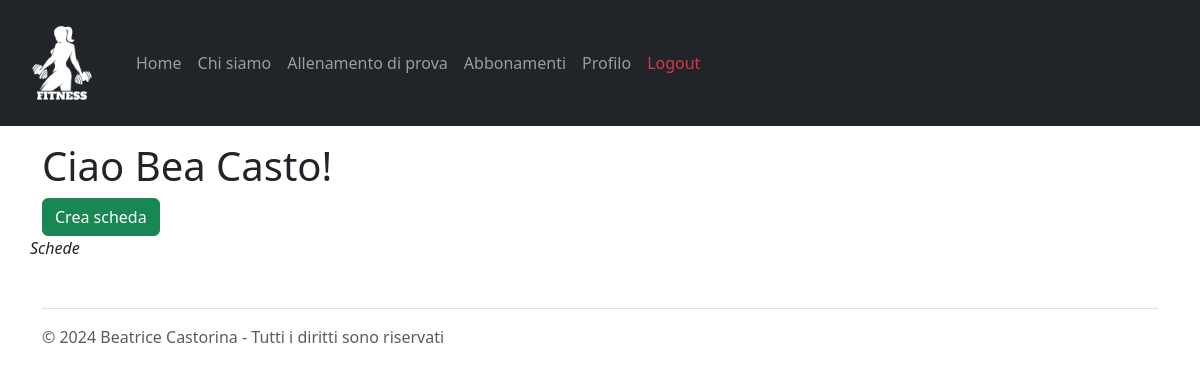
Before: /schede?client_id=2 (signed in) with the older database file.
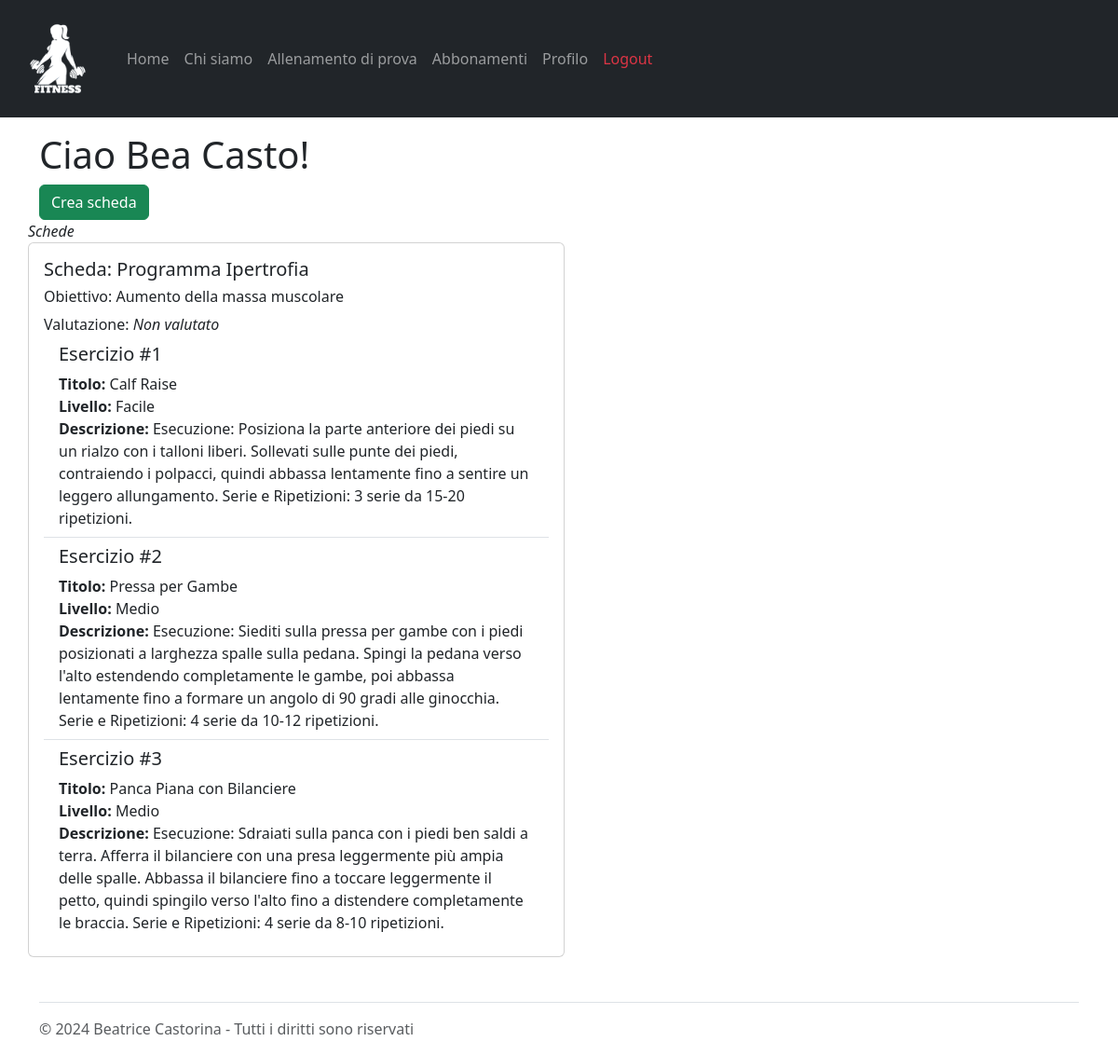
After: the same page with the newer database file.
### tables this page shows
CREATE TABLE "Schede" (
	"client_id"	INTEGER NOT NULL,
	"pt_id"	INTEGER NOT NULL,
	"id_scheda"	INTEGER,
	"rating"	INTEGER,
	"titolo"	TEXT NOT NULL,
	"obiettivo"	TEXT NOT NULL,
	PRIMARY KEY("id_scheda" AUTOINCREMENT),
	FOREIGN KEY("client_id") REFERENCES "Clients"("client_id"),
	FOREIGN KEY("pt_id") REFERENCES "PersonalTrainers"("pt_id")
);

CREATE TABLE "Allenamenti" (
	"id_allenamento"	INTEGER,
	"pt_id"	INTEGER NOT NULL,
	"titolo"	TEXT NOT NULL,
	"descrizione"	TEXT NOT NULL,
	"livello"	TEXT NOT NULL,
	"visibile"	INTEGER NOT NULL,
	"data_creazione"	TEXT NOT NULL,
	PRIMARY KEY("id_allenamento" AUTOINCREMENT),
	FOREIGN KEY("pt_id") REFERENCES "PersonalTrainers"("pt_id")
);

### app.py (the view)
@app.route("/schede")
def schede():
  email = request.cookies.get('remember_token').split('|')[0]
  client_id = utenti_dao.get_client_id_by_email(email)
  if client_id is None:
    client_id = request.args.get("client_id")
  print("schede",client_id)
  schede = schede_dao.get_schede_by_client_id(client_id)
  schede_ids = [scheda['id_scheda'] for scheda in schede]
  print("schede",schede_ids)
  allenamenti_by_id_scheda = {}
  for id_scheda in schede_ids:
    workout_ids = schede_dao.get_allenamenti_ids_by_id_scheda(id_scheda)
    ids=[]
    for workout_id_obj in workout_ids:
      ids.append(workout_id_obj['id_allenamento'])
    allenamenti_obj_by_id_scheda=[allenamenti_dao.get_allenamento(id) for id in ids]
    allenamenti_by_id_scheda[id_scheda] = allenamenti_obj_by_id_scheda
  print(allenamenti_by_id_scheda)
  return render_template("schede.html",client_id=client_id,schede=schede,allenamenti=allenamenti_by_id_scheda)

### allenamenti_dao.py (called while the page is built)
def get_allenamento(id_allenamento):
	query = 'SELECT * FROM Allenamenti WHERE id_allenamento=?'
	connection = sqlite3.connect('db/personal.db')
	connection.row_factory = sqlite3.Row
	cursor = connection.cursor()
	cursor.execute(query,(id_allenamento,))
	result = cursor.fetchone()
	cursor.close()
	connection.close()
	return result

### app.py (called while the page is built)
@login_manager.user_loader
def load_user(user_email):
  print("load user:", user_email)
  user_db, type = utenti_dao.get_user_by_email(user_email)
  if type == 0:
    user = PersonalTrainer(nome=user_db['nome'], cognome=user_db['cognome'], pt_id=user_db['pt_id'], rating=user_db['rating'], numOfRatings=user_db['numOfRatings'], email=user_db['email'], password=user_db['password'])
  else:
    user = Client(nome=user_db['nome'], cognome=user_db['cognome'], client_id=user_db['client_id'], pt_id=user_db['pt_id'], email=user_db['email'], password=user_db['password'])
  return user

### templates/schede.html (shortened to what this page needs)
{% extends "base.html" %}
{% block content %}
	<h1>Ciao {{current_user.nome.capitalize()}} {{current_user.cognome.capitalize()}}!</h1>
	{% if current_user.__class__.__name__ == "PersonalTrainer" %}
		<form action="/create_scheda" method="get">
			<button type="submit" class="btn btn-success">Crea scheda</button>
		</form>
	{% endif %}
	<ul class="list-group" id="lista">
		<label for="lista"><em>Schede</em></label>
		{% for scheda in schede %}
				<div class="card" style="width: 36rem;">
					<div class="card-body">
						<h5 class="card-title">Scheda: {{scheda.titolo}}</h5>
						<h6>Obiettivo: {{scheda.obiettivo}}</h6>
						<h6 class="d-inline">Valutazione:</h6>
						{% if current_user.__class__.__name__ == "Client" %}
							<form action="/update_rating" method="post">
								<input type="hidden" id="id_scheda" name="id_scheda" value="{{scheda.id_scheda}}"/>
								<input type="hidden" id="oldRating" name="oldRating" value="{{scheda.rating}}"/>
									<input type="radio" id="rating-1" name="rating" value="1" required {% if scheda.rating ==1 %}checked{% endif %}/>
								<label for="rating-1">1</label>
								<input type="radio" id="rating-2" name="rating" value="2" {% if scheda.rating ==2 %}checked{% endif %}/>
								<label for="rating-2">2</label>
								<input type="radio" id="rating-3" name="rating" value="3" {% if scheda.rating ==3 %}checked{% endif %} />
								<label for="rating-3">3</label>
								<input type="radio" id="rating-4" name="rating" value="4" {% if scheda.rating ==4 %}checked{% endif %}/>
								<label for="rating-4">4</label>
								<input type="radio" id="rating-5" name="rating" value="5" {% if scheda.rating ==5 %}checked{% endif %}/>
								<label for="rating-5">5</label>
								<button type="submit" class="btn btn-success">Valuta</button>
							</form>
						{% else %}
							{% if scheda.rating is not none %}
								{{scheda.rating}}/5
							{% else %}
								<em>Non valutato</em>
							{% endif %}
						{% endif %}
						<ul class="list-group list-group-flush">
							{% for workout in allenamenti[scheda.id_scheda]%}
								<li class="list-group-item">
									<h5>Esercizio #{{loop.index}}</h5>
									<strong>Titolo:</strong> {{workout.titolo}} <br>
									<strong>Livello:</strong> {{workout.livello.capitalize()}} <br>
									<strong>Descrizione:</strong> {{workout.descrizione}}
								</li>
							{% endfor %}
						</ul>
					</div>
				</div>
		{% endfor %}
	</ul>
{% endblock %}

Changed rows visible on the page:
now on this page (row edited): Schede: titolo "Programma Ipertrofia", obiettivo "Aumento della massa muscolare"
added Allenamenti: titolo "Calf Raise", livello "Facile", descrizione "Esecuzione: Posiziona la parte anteriore dei piedi su un rialzo con i talloni liberi. Sollevati sulle punte dei piedi, contraiendo i polpacci, quindi abbassa lentamente fino a sentire un leggero allungamento. Serie e Ripetizioni: 3 serie da 15-20 ripetizioni."
added Allenamenti: titolo "Pressa per Gambe", livello "Medio", descrizione "Esecuzione: Siediti sulla pressa per gambe con i piedi posizionati a larghezza spalle sulla pedana. Spingi la pedana verso l'alto estendendo completamente le gambe, poi abbassa lentamente fino a formare un angolo di 90 gradi alle ginocchia. Serie e Ripetizioni: 4 serie da 10-12 ripetizioni."
added Allenamenti: titolo "Panca Piana con Bilanciere", livello "Medio", descrizione "Esecuzione: Sdraiati sulla panca con i piedi ben saldi a terra. Afferra il bilanciere con una presa leggermente più ampia delle spalle. Abbassa il bilanciere fino a toccare leggermente il petto, quindi spingilo verso l'alto fino a distendere completamente le braccia. Serie e Ripetizioni: 4 serie da 8-10 ripetizioni."
